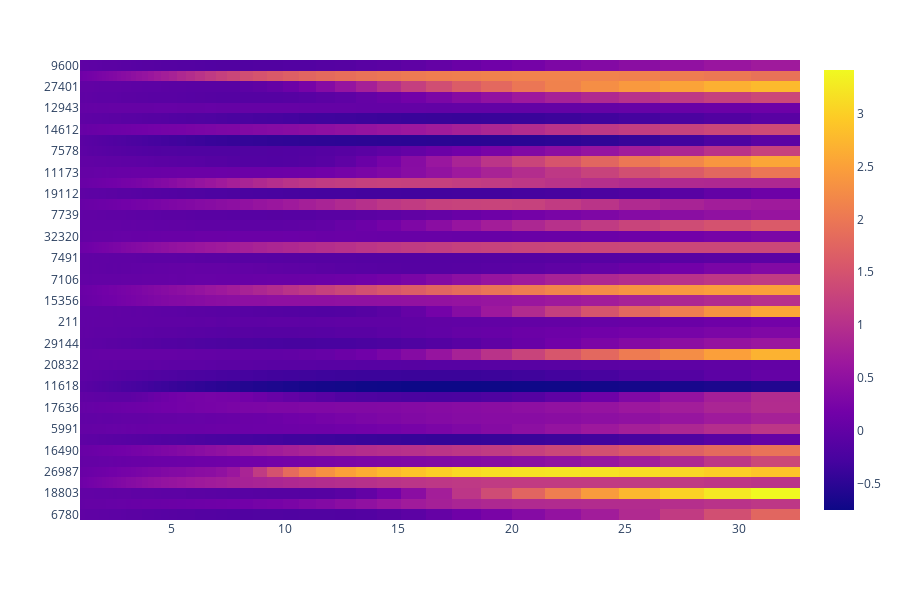

The notebook cell saved with this chart:
### Code cell
# feature = 11618

task_name = "antonyms"

heatmap = np.zeros((len(features), 50))

for i, feature in enumerate(features):
    losses, base_loss = positive_task_losses_testing[(task_name, feature)]
    # print(task_name, base_loss[0])
    # if task_name.startswith("algo"):
    #     continue
    # if base_loss[1] < 0.4:
    #     continue
    # negative_task_losses_testing[(task_name, feature)]
    heatmap[i] = np.array([float(loss) for loss, _  in losses]) - float(base_loss[0])
    heatmap[i] = heatmap[i] / float(base_loss[0])
    # heatmap[i] = heatmap[i] / float(base_loss[1])
# clipped = np.maximum(heatmap, 0)
# heatmap /= clipped.mean(axis=0)
# print(clipped.mean(0).shape)

px.imshow(heatmap, x=np.logspace(0, 1.5, 50), y=[str(x) for x in features], height=600)

### Figure 1 — Plotly figure (JSON) as saved in the notebook; plotly's stock layout.template omitted (floating-point values rounded to 4 significant figures; data arrays with more than 128 entries replaced by an {"elided": "..."} marker saying what was removed)
{"data": [{"coloraxis": "coloraxis", "hovertemplate": "x: %{x}<br>y: %{y}<br>color: %{z}<extra></extra>", "name": "0", "type": "heatmap", "x": [1, 1.073, 1.151, 1.235, 1.326, 1.423, 1.526, 1.638, 1.758, 1.886, 2.024, 2.171, 2.33, 2.5, 2.683, 2.879, 3.089, 3.314, 3.556, 3.816, 4.095, 4.394, 4.715, 5.059, 5.429, 5.825, 6.251, 6.707, 7.197, 7.722, 8.286, 8.892, 9.541, 10.24, 10.99, 11.79, 12.65, 13.57, 14.56, 15.63, 16.77, 17.99, 19.31, 20.72, 22.23, 23.85, 25.6, 27.46, 29.47, 31.62], "xaxis": "x", "y": ["9600", "27268", "27401", "6413", "12943", "13458", "14612", "19097", "7578", "11172", "11173", "1830", "19112", "8633", "7739", "9662", "32320", "6594", "7491", "15554", "7106", "5579", "15356", "850", "211", "1878", "29144", "24925", "20832", "10720", "11618", "26594", "17636", "23906", "5991", "25576", "16490", "2539", "26987", "2930", "18803", "22906", "6780"], "yaxis": "y", "z": {"elided": "43x50 float values"}}], "layout": {"coloraxis": {"colorscale": [[0, "#0d0887"], [0.1111, "#46039f"], [0.2222, "#7201a8"], [0.3333, "#9c179e"], [0.4444, "#bd3786"], [0.5556, "#d8576b"], [0.6667, "#ed7953"], [0.7778, "#fb9f3a"], [0.8889, "#fdca26"], [1, "#f0f921"]]}, "height": 600, "margin": {"t": 60}, "xaxis": {"anchor": "y", "constrain": "domain", "domain": [0, 1], "scaleanchor": "y"}, "yaxis": {"anchor": "x", "autorange": "reversed", "constrain": "domain", "domain": [0, 1]}}}
